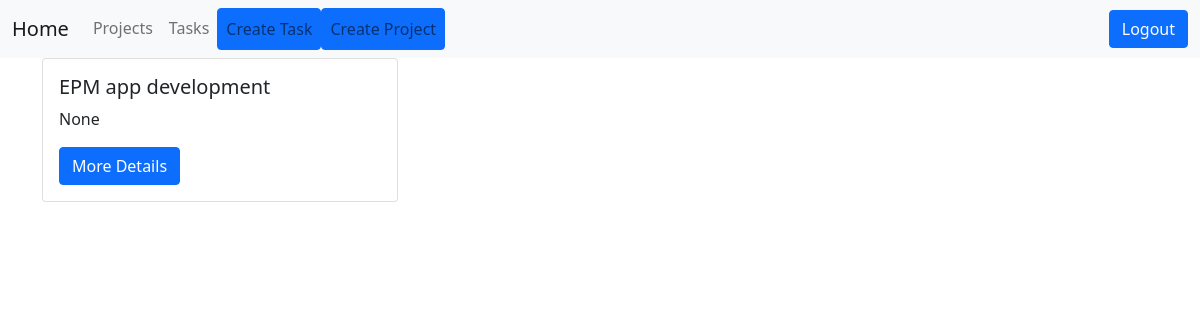
Before: /projects (signed in) with the older database file.
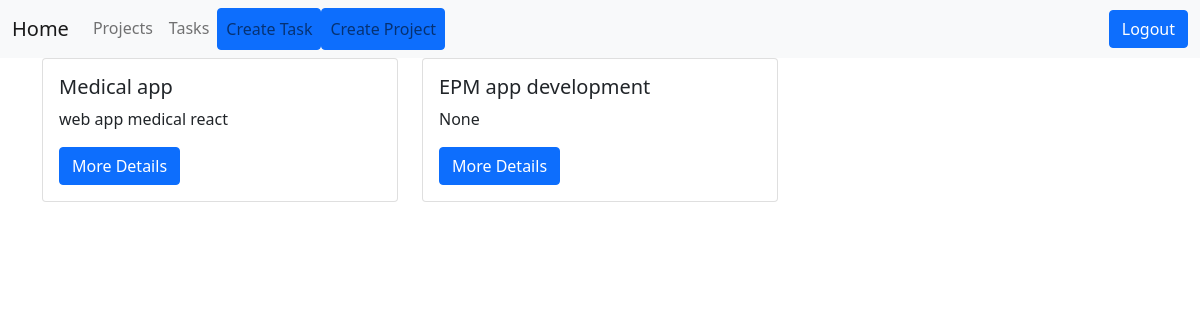
After: the same page with the newer database file.
### projects/models.py (models this page shows, shortened)
class Project(models.Model):
  name = models.CharField(max_length=200,null=True,blank=True)
  description = models.TextField(null=True,blank=True)
  date_created = models.DateTimeField(auto_now_add=True,null=True,blank=True)
  class Meta:
    ordering = ['-date_created']

### projects/views.py (the view)
# urls.py: path('projects', views.projectList, name = 'projects'),
@login_required()
def projectList(request):
  projects = Project.objects.all()
  context = {'projects':projects}
  return render(request, 'projects/projects.html',context)

### projects/templates/projects/projects.html
{% extends "base.html" %}
{% load static %}
{% block content %}
<div class="container ">
    <div class="row ">
    {% for project in projects %}
        <div class="col-md-4 " style="border-top: 200px;">
            <div class="card">
                    <div class="card-body">
                        <h5 class="card-title">{{ project.name }}</h5>
                        <p class="card-text">{{ project.description|truncatechars:150  }}</p>
                        <a href="{% url 'project-detail' project.id%}"
                            class="btn btn-primary">
                            More Details
                        </a>
                </div>
            </div>
        </div>
    {% endfor %}
    </div>
</div>
{% endblock %}

Changed rows visible on the page:
added Project: name "Medical app", description "web app medical react"
